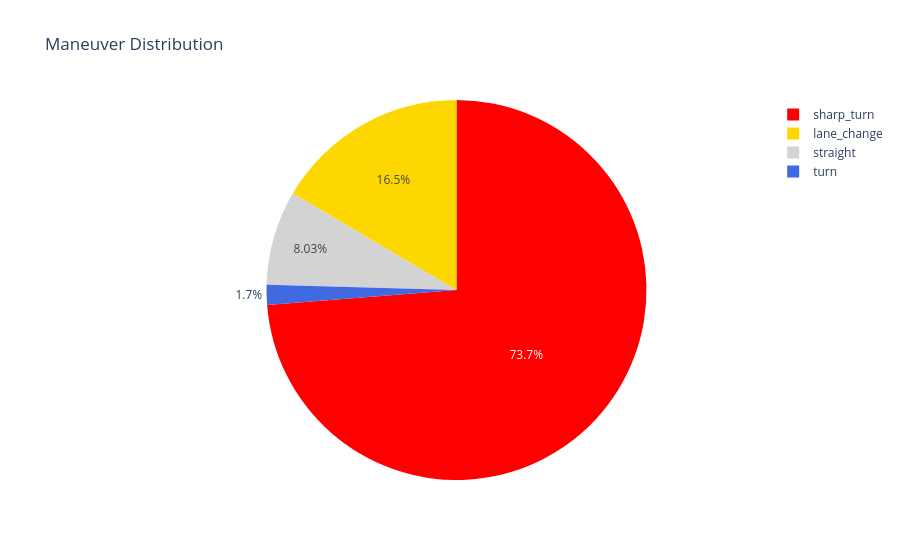

The cell this chart's notebook holds for it:
### Code cell
counts = result["maneuver"].value_counts().reset_index()
counts.columns = ["maneuver", "count"]
fig = px.pie(counts, names="maneuver", values="count",
             color="maneuver", color_discrete_map=colour_map,
             title="Maneuver Distribution")
fig.show()

### Figure 1 — Plotly figure (JSON) as saved in the notebook; plotly's stock layout.template omitted (floating-point values rounded to 4 significant figures)
{"data": [{"customdata": [["sharp_turn"], ["lane_change"], ["straight"], ["turn"]], "domain": {"x": [0, 1], "y": [0, 1]}, "hovertemplate": "maneuver=%{customdata[0]}<br>count=%{value}<extra></extra>", "labels": ["sharp_turn", "lane_change", "straight", "turn"], "legendgroup": "", "marker": {"colors": ["red", "gold", "lightgray", "royalblue"]}, "name": "", "showlegend": true, "type": "pie", "values": [2212, 496, 241, 51]}], "layout": {"legend": {"tracegroupgap": 0}, "title": {"text": "Maneuver Distribution"}}}
